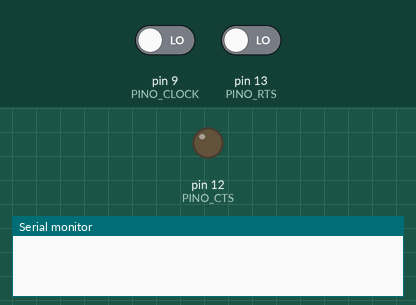
Simulated run of this sketch. Board: Arduino Uno, built with avr-gcc and run on an emulated ATmega328P. Shown: output pins drawn as LEDs (lit = HIGH), the last lines printed to the serial monitor. Inputs (shaded band) come from the test bench; at power-on: pin 13 (PINO_RTS) LOW, pin 9 (PINO_CLOCK) LOW.

Above: at 1.2 s.
1.3 s: pin 13 (PINO_RTS) driven HIGH
At 2.5 s:
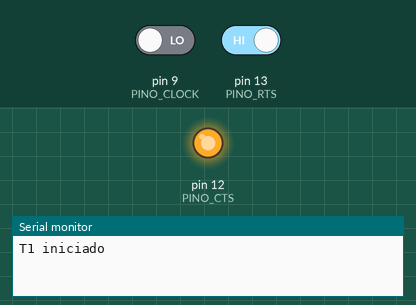
2.8 s: pin 13 (PINO_RTS) driven LOW
At 3.8 s:
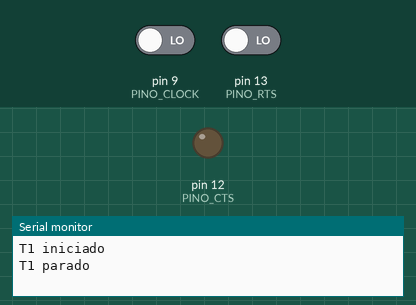
Timing chart, 0 to 5.8 s (numbered marks = the images above; inputs shaded):
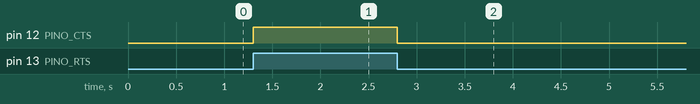

Measured:
- after the input at 1.3 s, pin 12 (PINO_CTS): LOW → HIGH at once
- after the input at 2.8 s, pin 12 (PINO_CTS): HIGH → LOW at once

The sketch:

Serial.ino
```cpp
#define PINO_RTS 13
#define PINO_CTS 12
#define PINO_DADOS 10
#define PINO_CLOCK 9
#define BAUD_RATE 1

#include "Temporizador.h"

bool recebendo = false;
int contadorBit = 0;
char digito = 0;
int paridade;

// Calcula bit de paridade - Par ou impar
bool bitParidade(char dado){
  int contador = 0;

  for(int i = 0; i < 8; i++){
    if ((dado >> i) & 1 == 1) contador++;
  }

  return contador % 2 == 0;
}

// Rotina de interrupcao do timer1
// O que fazer toda vez que 1s passou?
ISR(TIMER1_COMPA_vect){
  if(!recebendo) return;

  if (digitalRead(PINO_CLOCK) == HIGH) {
    int bit = digitalRead(PINO_DADOS);

    if(contadorBit < 8) digito = (digito << 1) | bit;
    if(contadorBit == 8) paridade = bit;

    contadorBit++;
  }

  if(contadorBit > 8) {
    recebendo = false;
    contadorBit = 0;

    if(bitParidade(digito) == paridade) Serial.print(digito);
    else Serial.print("Erro");
  }
}

void setup(){
  noInterrupts();
  Serial.begin(9600); // setting up serial monitor (Serial Monitor - Ctrl + Shift + M)

  //Inicializating pins (TX or RX)
  pinMode(PINO_RTS, INPUT);   //Reading RTS
  pinMode(PINO_CTS, OUTPUT);  //Sending CTS
  pinMode(PINO_DADOS, INPUT); //Reading data bits
  pinMode(PINO_CLOCK, INPUT); // Reading clock

  digitalWrite(PINO_CTS, LOW);

  configuraTemporizador(BAUD_RATE); //timer

  interrupts(); //enabling interrupts
}

void loop() {
  //RTS == HIGH, but we did'nt start receiving yet (CTS == LOW)
  if (digitalRead(PINO_RTS) == HIGH && digitalRead(PINO_CTS) == LOW) {
    recebendo = true;
    contadorBit = 0;
    digito = 0;

    digitalWrite(PINO_CTS, HIGH); //telling the emissor that we are ready
    iniciaTemporizador();
  }

  //RTS == LOW, but we are receiving (CTS == HIGH)
  if (digitalRead(PINO_RTS) == LOW && digitalRead(PINO_CTS) == HIGH) {
    paraTemporizador();
    digitalWrite(PINO_CTS, LOW);
  }
}
```

Temporizador.h
```cpp
void configuraTemporizador(int baud_rate){
  int frequencia;
  frequencia = constrain(baud_rate,1,1500);
  //set timer1 interrupt
  TCCR1A = 0;// set entire TCCR1A register to 0
  TCCR1B = 0;// same for TCCR1B
  TCNT1  = 0;//initialize counter value to 0
  //OCR1A = contador;// = (16*10^6) / (10*1024) - 1 (must be <65536)
  OCR1A = ((16 * pow(10,6))/(1024*frequencia)) - 1;
  // turn on CTC mode (clear time on compare)
  TCCR1B |= (1 << WGM12);
  // Turn T1 off
  TCCR1B &= 0xF8;
  // Disable interrupts
  TIMSK1 = 0;
  TIFR1 = 0;
}

void iniciaTemporizador(){
  Serial.println("T1 iniciado");
  TCNT1 = 0;//initialize counter value to 0
  TIFR1 = 0;
  // enable timer compare interrupt
  TIMSK1 |= (1 << OCIE1A);
  // Set CS10 and CS12 bits for 1024 prescaler
  TCCR1B |= (1 << CS12) | (1 << CS10);
}

void paraTemporizador(){
  Serial.println("T1 parado");
    // Turn T1 off
  TCCR1B &= 0xF8;
  TIMSK1 = 0;
}
```
